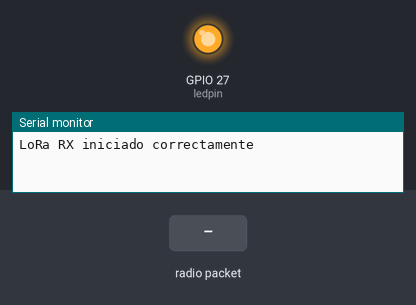
The sketch below on a simulated ESP32. On the bench: output pins drawn as LEDs (lit = HIGH), the last lines printed to the serial monitor. The inputs (shaded band) are chosen by the test bench. No radio packets arrive unless stated.

Above: at 1.2 s.
1.3 s: radio packet "1" arrives
At 2.8 s:
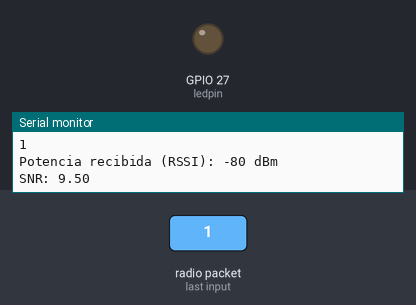
Timing chart, 0 to 4.3 s (numbered marks = the images above; inputs shaded):
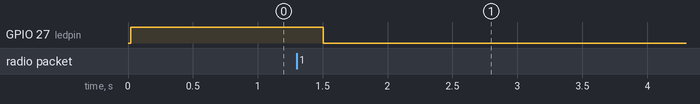

Measured:
- after the input at 1.3 s, GPIO 27 (ledpin): HIGH → LOW after 0.21 s

The sketch:

ESP32_Lora_RX.ino
```cpp
#include <LoRa.h>

#define SS 5
#define RST 14
#define DIO0 2
#define ledpin 27

String received_message = "";
float temperatura = 0.0;
float humedad = 0.0;

void setup() {
  Serial.begin(115200);
  pinMode(ledpin, OUTPUT);
  digitalWrite(ledpin, LOW);

  LoRa.setPins(SS, RST, DIO0);

  if (!LoRa.begin(433E6)) {
    Serial.println("Error al iniciar LoRa");
    while (1) {
      digitalWrite(ledpin, HIGH);
      delay(300);
      digitalWrite(ledpin, LOW);
      delay(300);
    }
  }

  digitalWrite(ledpin, HIGH);
  Serial.println("LoRa RX iniciado correctamente");

  LoRa.setTxPower(20, PA_OUTPUT_PA_BOOST_PIN);
  LoRa.setSpreadingFactor(12);
  LoRa.setSignalBandwidth(125E3);
  LoRa.setCodingRate4(8);
}

void loop() {
  int packetSize = LoRa.parsePacket();

  if (packetSize) {
    received_message = "";

    while (LoRa.available()) {
      received_message += (char)LoRa.read();
      delay(5);  // Asegura que no se pierdan caracteres
    }

    Serial.println("Mensaje recibido:");
    Serial.println(received_message);

    int rssi = LoRa.packetRssi();
    float snr = LoRa.packetSnr();

    Serial.print("Potencia recibida (RSSI): ");
    Serial.print(rssi);
    Serial.println(" dBm");

    Serial.print("SNR: ");
    Serial.println(snr);

    digitalWrite(ledpin, HIGH);
    delay(200);
    digitalWrite(ledpin, LOW);
  }
}
```
